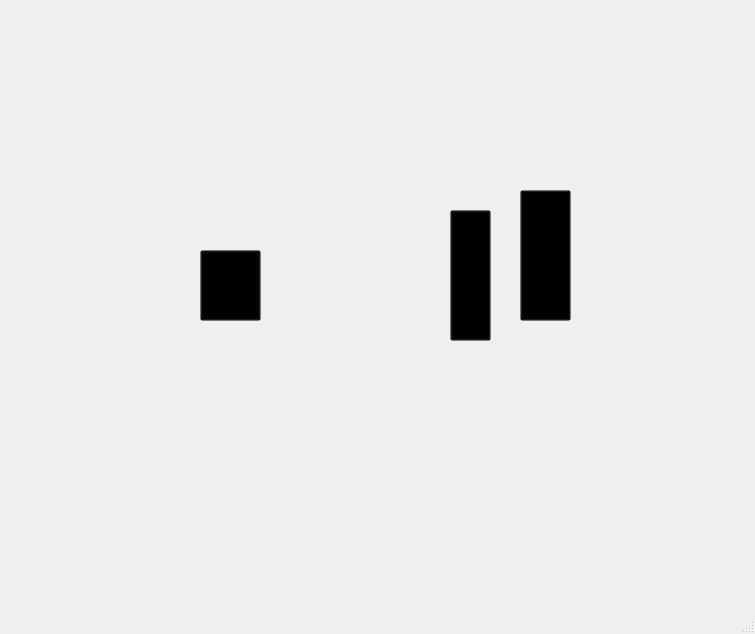
<?xml version="1.0" encoding="UTF-8"?>
<ui version="4.0">
 <class>MainWindow</class>
 <widget class="QMainWindow" name="MainWindow">
  <property name="geometry">
   <rect>
    <x>0</x>
    <y>0</y>
    <width>755</width>
    <height>634</height>
   </rect>
  </property>
  <property name="windowTitle">
   <string>MainWindow</string>
  </property>
  <widget class="QWidget" name="centralwidget">
   <widget class="QLabel" name="label">
    <property name="geometry">
     <rect>
      <x>0</x>
      <y>0</y>
      <width>751</width>
      <height>591</height>
     </rect>
    </property>
    <property name="text">
     <string/>
    </property>
    <property name="pixmap">
     <pixmap resource="telasa.qrc">:/telas/_alçapãp-.png</pixmap>
    </property>
    <property name="scaledContents">
     <bool>true</bool>
    </property>
   </widget>
   <widget class="QPushButton" name="Postit">
    <property name="geometry">
     <rect>
      <x>200</x>
      <y>250</y>
      <width>61</width>
      <height>71</height>
     </rect>
    </property>
    <property name="styleSheet">
     <string notr="true">background-color: rgba(0,0,0,0);</string>
    </property>
    <property name="text">
     <string/>
    </property>
   </widget>
   <widget class="QPushButton" name="tranca">
    <property name="geometry">
     <rect>
      <x>450</x>
      <y>210</y>
      <width>41</width>
      <height>131</height>
     </rect>
    </property>
    <property name="styleSheet">
     <string notr="true">background-color: rgba(0,0,0,0);</string>
    </property>
    <property name="text">
     <string/>
    </property>
   </widget>
   <widget class="QPushButton" name="cavar">
    <property name="geometry">
     <rect>
      <x>520</x>
      <y>190</y>
      <width>51</width>
      <height>131</height>
     </rect>
    </property>
    <property name="styleSheet">
     <string notr="true">background-color: rgba(0,0,0,0);</string>
    </property>
    <property name="text">
     <string/>
    </property>
   </widget>
  </widget>
  <widget class="QMenuBar" name="menubar">
   <property name="geometry">
    <rect>
     <x>0</x>
     <y>0</y>
     <width>755</width>
     <height>21</height>
    </rect>
   </property>
  </widget>
  <widget class="QStatusBar" name="statusbar"/>
 </widget>
 <resources>
  <include location="telasa.qrc"/>
 </resources>
 <connections/>
</ui>
